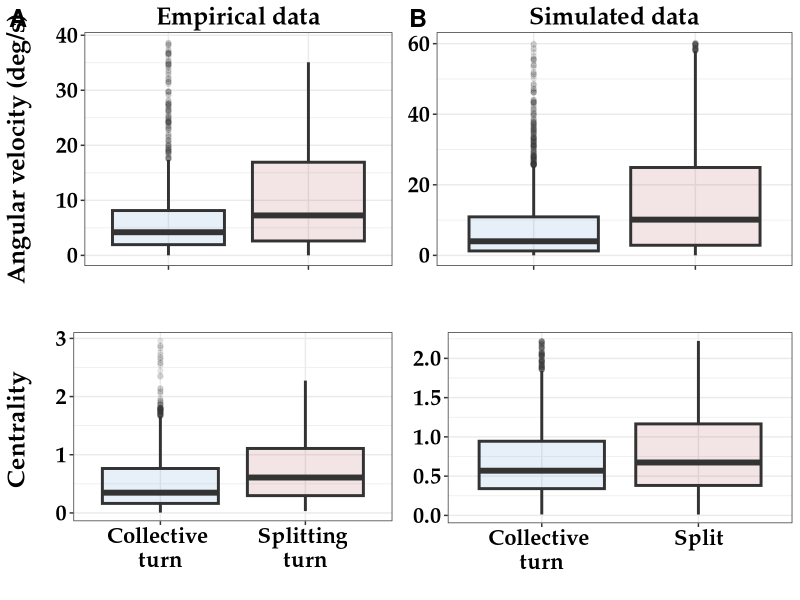
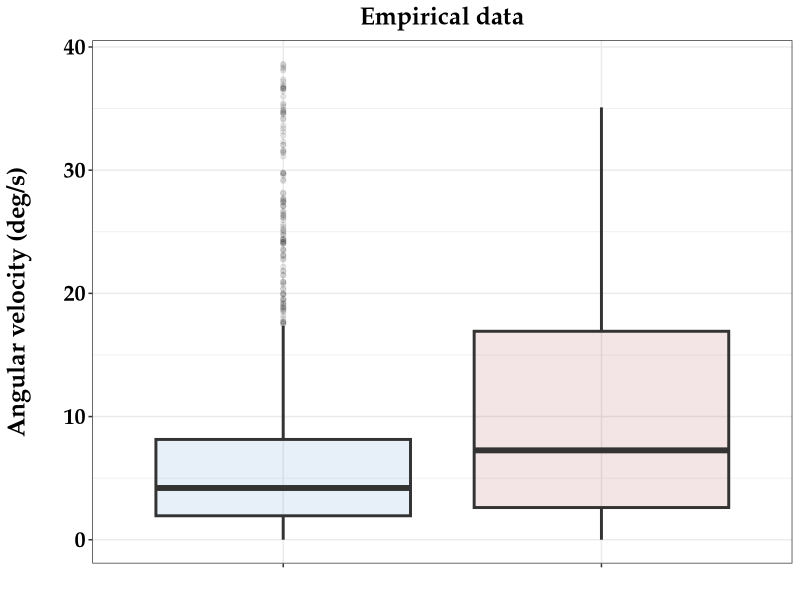
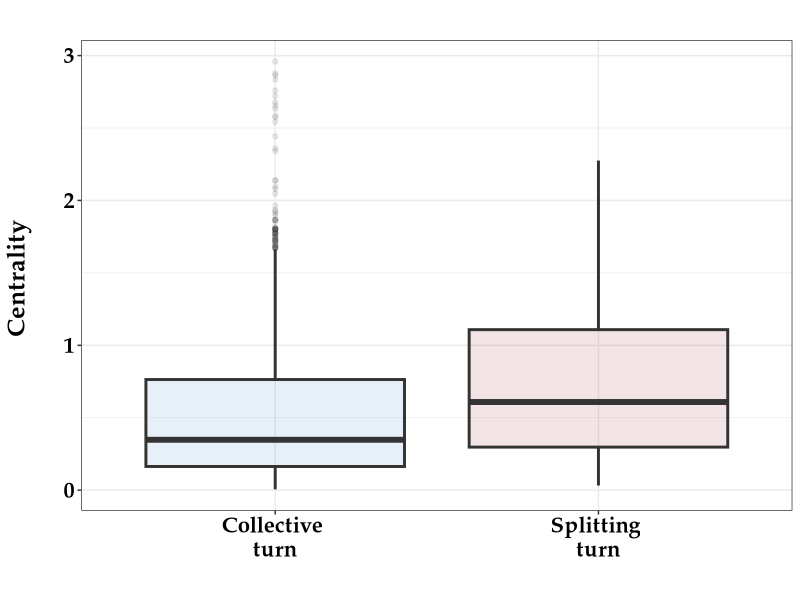
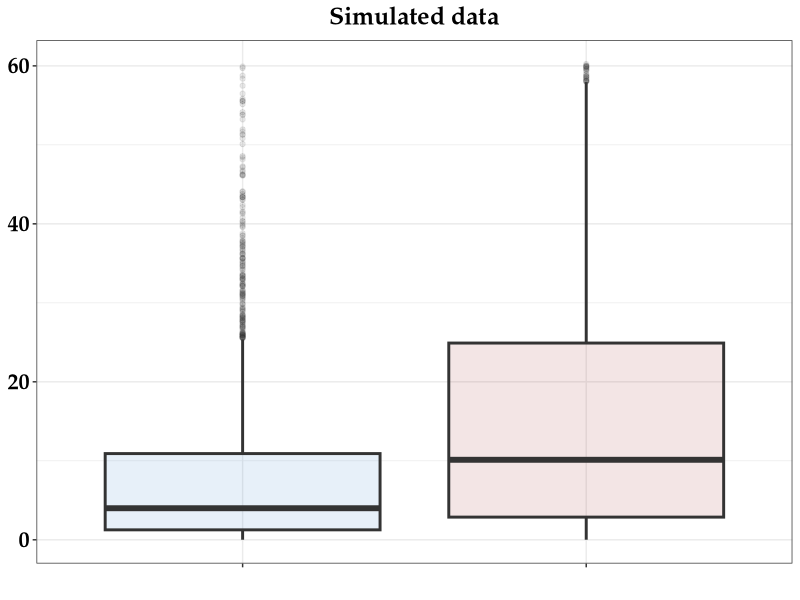
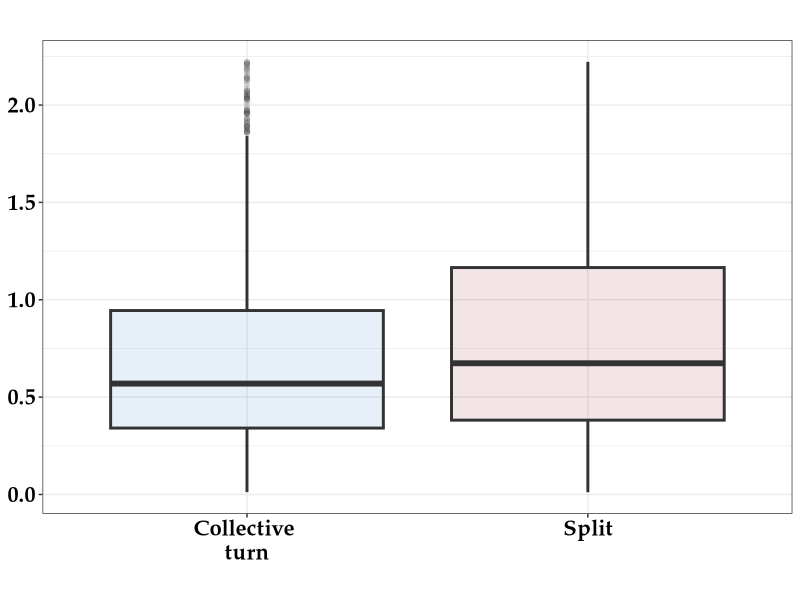

The R source for these figures, in order:
## Figure 3. Boxplots comparing angular velocity distributions of splits and collective turns in simulated and empirical data

###############################################################
## Boxplots
###############################################################

# #Uncomment to use font as in paper
# extrafont::font_import()
# extrafont::loadfonts(device = "win")

emp_data <- read.csv("../Data/empirical/ind_turns_outcome.csv" )
sim_data <- read.csv('../Data/simulated/escape_outcomes.csv')

# Standanrdize centrality
# Empirical data
emp_data$centr <- emp_data$dist2cent
emp_data$centr <- emp_data$dist2cent
big_mean <- mean(emp_data[emp_data$small.big == 'b', 'dist2cent'])
small_mean <- mean(emp_data[emp_data$small.big == 's', 'dist2cent'])

emp_data[emp_data$small.big == 'b', 'centr'] <- emp_data[emp_data$small.big == 'b', 'dist2cent']/big_mean
emp_data[emp_data$small.big == 's', 'centr'] <- emp_data[emp_data$small.big == 's', 'dist2cent']/small_mean

# Simulated data
sim_data$centr_fs <- sim_data$centr
big_mean <- mean(sim_data[sim_data$fl_size == 'b', 'centr'])
small_mean <- mean(sim_data[sim_data$fl_size == 's', 'centr'])

sim_data[sim_data$fl_size == 's', 'centr_fs'] <- sim_data[sim_data$fl_size == 's','centr']/small_mean
sim_data[sim_data$fl_size == 'b', 'centr_fs'] <-  sim_data[sim_data$fl_size == 'b','centr']/big_mean

###############################################################
## Empirical data

angv <- subset(emp_data, 
               ang_vel < quantile(emp_data$ang_vel, 0.9) # exclude top 5% for better visual
)

angvel <- ggplot2::ggplot(angv,
                          ggplot2::aes(x = factor(init,
                                                  levels = c('turn','split'),
                                                  ordered = TRUE), 
                                       y = pracma::rad2deg(ang_vel),
                                       fill = init))+ 
  ggplot2::geom_boxplot(size = 1, 
                        alpha = 0.1,
                        width = 0.8) +
  ggplot2::theme_bw() +
  ggplot2::scale_fill_manual(breaks = c('split', 'turn'),
                             labels = c('Split', 'Collective turn'),
                             values = c('darkred', 'dodgerblue3')) +
  ggplot2::labs(x = '',
                y = 'Angular velocity (deg/s)\n', 
                title = 'Empirical data') +
  ggplot2::theme(legend.position = 'none',
                 text = ggplot2::element_text(family = 'Palatino Linotype'),
                 axis.text = ggplot2::element_text(size = 16, face = "bold", color = 'black'),
                 axis.title.y = ggplot2::element_text(size = 18, face = "bold"),
                 axis.title.x = ggplot2::element_blank(),
                 plot.title = ggplot2::element_text(size = 18, hjust = 0.5, face = "bold")) +
  ggplot2::scale_x_discrete(labels = c("split" = "", 
                                       "turn" = "")) 

#angvel

dcent <- subset(emp_data, 
                dist2cent < quantile(emp_data$dist2cent, 0.9)
)

centr <- ggplot2::ggplot(dcent, 
                         ggplot2::aes(x = factor(init,
                                                 levels = c('turn','split'),
                                                 ordered = TRUE),
                                      y = centr,
                                      fill = init)) + 
  ggplot2::geom_boxplot(size = 1,
                        alpha = 0.1,
                        width = 0.8) +
  ggplot2::theme_bw() +
  #ggsignif::geom_signif(comparisons = list(c("split", "turn")), map_signif_level=TRUE) +
  ggplot2::scale_fill_manual(breaks = c('turn', 'split'),
                             labels = c('Collective turn', 'Split'),
                             values = c('dodgerblue3', 'darkred')) +
  ggplot2::labs(x = '', 
                y = 'Centrality \n', 
                title = '') +
  ggplot2::theme(legend.position = 'none',
                 text = ggplot2::element_text(family = 'Palatino Linotype'),
                 axis.text = ggplot2::element_text(size = 16, face = "bold", color = 'black'),
                 axis.title = ggplot2::element_text(size = 18, face = "bold"),
                 plot.title = ggplot2::element_text(size = 18, hjust = 0.5, face = "bold")) +
  ggplot2::scale_x_discrete(labels = c("turn" = "Collective \nturn", 
                                       "split" = "Splitting \nturn")) 


###############################################################
## Simulated data


centr_sim <- subset(sim_data, 
                    centr_fs < quantile(sim_data$centr_fs, 0.9))

sim_centr <- ggplot2::ggplot(centr_sim, 
                ggplot2::aes(x = factor(outcome,
                                        levels = c('turn','split'),
                                        ordered = TRUE),
                             
                             y = centr_fs, fill = outcome )) +
  ggplot2::geom_boxplot(size = 1, alpha = 0.1, width = 0.8) +
  ggplot2::labs(x = '', y = 'Centrality', title = '', fill = NA) +
  ggplot2::scale_x_discrete(labels= c("split" = "Split", "turn" = "Collective \nturn"))+
  ggplot2::scale_fill_manual(breaks = c('turn', 'split'),
                             labels = c('Collective turn', 'Split'),
                             values = c('dodgerblue3', 'darkred')) +
  
  ggplot2::theme_bw()+
  ggplot2::theme(legend.title = ggplot2::element_blank(),
                 text = ggplot2::element_text(family = 'Palatino Linotype'),
                 legend.position = 'none',
                 axis.text = ggplot2::element_text(size = 16, face = "bold", color = 'black'),
                 axis.title.x = ggplot2::element_text(size = 16, face = "bold"),
                 axis.title.y = ggplot2::element_blank(),
                 plot.title = ggplot2::element_text(hjust = 0.5, size = 18, face = "bold"))


ang_sim <- subset(sim_data, abs(ang_vel) < quantile(abs(sim_data$ang_vel), 0.9))# quantile(centr, 0.9)

sim_angvel <- ggplot2::ggplot(ang_sim, ggplot2::aes(x = factor(outcome,
                                                             levels = c('turn','split'),
                                                             ordered = TRUE),
                                                  y = abs(ang_vel), 
                                                  fill = outcome )) +
  
  ggplot2::geom_boxplot(size = 1, alpha = 0.1, width = 0.8) +
  ggplot2::labs(x = '', y = 'Angular velocity\nof initiator (deg/s)', title = 'Simulated data', 
                fill = NA) +
  ggplot2::scale_x_discrete(labels= c("split" = "", "turn" = ""))+
  ggplot2::scale_fill_manual(breaks = c('turn', 'split'),
                             labels = c('Collective turn', 'Split'),
                             values = c('dodgerblue3', 'darkred')) +
  
  ggplot2::theme_bw()+
  ggplot2::theme(legend.title = ggplot2::element_blank(),
                 text = ggplot2::element_text(family = 'Palatino Linotype'),
                 legend.position = 'none',
                 axis.text = ggplot2::element_text(size = 16, face = "bold", color = 'black'),
                 axis.title = ggplot2::element_blank(),
                 plot.title = ggplot2::element_text(hjust = 0.5, size = 18, face = "bold"))


all_boxes <- cowplot::plot_grid(angvel,  sim_angvel, centr, sim_centr,
                               nrow = 2,
                               ncol = 2, 
                               labels = c("A", "B"), 
                               label_size = 18)
# all_boxes
